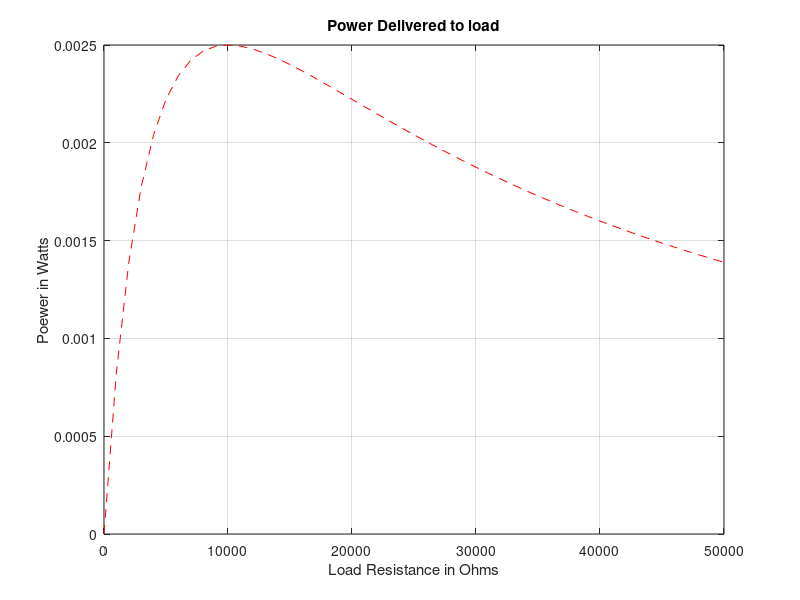

The MATLAB source for this figure:
clc; clear;
Vs=10; Rs=10e3; Rl=0:1e3:50e3;
k=length(Rl);
for i=1:k
    Pl(i)=((Vs/(Rs+Rl(i)))^2)*Rl(i);
end
dp=diff(Pl)./diff(Rl);
Rld=Rl(2:length(Rl));
Prod=dp(1:length(dp)-1).*dp(2:length(dp));
crit_pt=Rld(Prod<0);
max_power=max(Pl);
fprintf('Maximum Power occurs at %8.3f Ohms \n',crit_pt);
fprintf('Maximum Power Dissipation at %8.5f Watts \n',max_power);
plot(Rl,Pl,'r--');
title('Power Delivered to load');
xlabel('Load Resistance in Ohms');
ylabel('Poewer in Watts');
grid on;